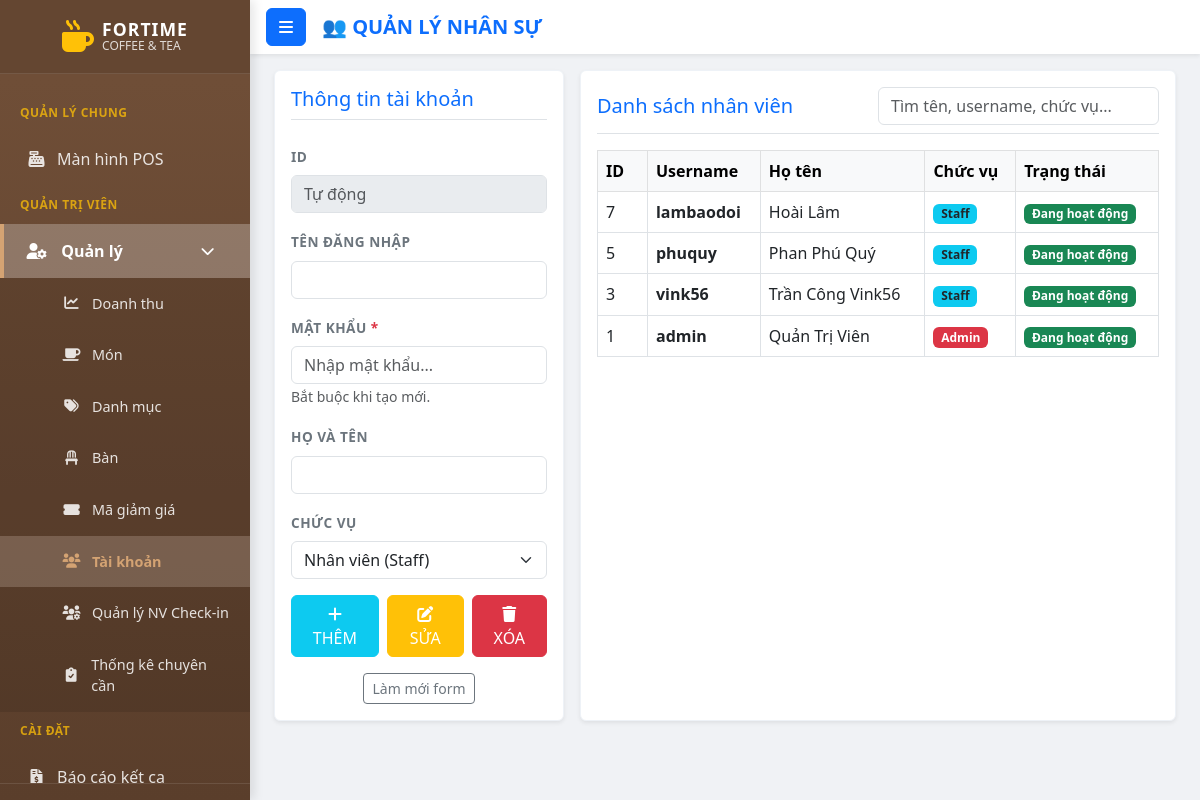
Page /staff (signed in) on the committed database.
### tables this page shows
CREATE TABLE `users` (
  `user_id` int(11) NOT NULL,
  `username` varchar(50) NOT NULL,
  `password_hash` varchar(255) NOT NULL,
  `full_name` varchar(100) NOT NULL,
  `role_id` int(11) NOT NULL,
  `is_deleted` tinyint(1) DEFAULT 0
);

### app/controllers/StaffController.php (called while the page is built, shortened)
<?php
class StaffController extends Controller {
    private $userModel;
    public function __construct() {
        $this->userModel = $this->model('UserModel');
    }
    public function index() {
        $users = $this->userModel->getAllUsers();
        $data = ['users' => $users];
        $this->view('admin/users/user_index', $data);
    }
}

### app/core/App.php (called while the page is built, shortened)
<?php
class App {
    protected $currentMethod = 'login';
    public function __construct() {
        $url = $this->getUrl();
        if (isset($url[0])) {
            $u_name = ucwords($url[0]);
            if (file_exists('../app/controllers/' . $u_name . 'Controller.php')) {
                $this->currentMethod = 'index';
                unset($url[0]);
            }
            elseif (file_exists('../app/controllers/' . $u_name . '.php')) {
                $this->currentController = $u_name;
                $this->currentMethod = 'index';
                unset($url[0]);
            }
        }
        $this->currentController = new $this->currentController;
        $this->params = $url ? array_values($url) : [];
        call_user_func_array([$this->currentController, $this->currentMethod], $this->params);
    }
    public function getUrl() {
        if (isset($_GET['url'])) {
            $url = rtrim($_GET['url'], '/');
            $url = filter_var($url, FILTER_SANITIZE_URL);
            return explode('/', $url);
        }
        return [];
    }
}

### public/index.php (called while the page is built, shortened)
<?php
$init = new App();

### app/core/Database.php (called while the page is built, shortened)
<?php
class Database {
    private $host = DB_HOST;
    private $user = DB_USER;
    private $pass = DB_PASS;
    private $dbname = DB_NAME;
    private $dbh;
    private $stmt;
    public function __construct() {
        $dsn = 'mysql:host=' . $this->host . ';dbname=' . $this->dbname . ';charset=utf8';
        $options = array(
            PDO::ATTR_PERSISTENT => true,
            PDO::ATTR_ERRMODE => PDO::ERRMODE_EXCEPTION
        );
        try {
            $this->dbh = new PDO($dsn, $this->user, $this->pass, $options);
            $this->dbh->exec("SET time_zone = '+07:00'");
        } catch (PDOException $e) {
            $this->error = $e->getMessage();
            die("Lỗi kết nối Cơ sở dữ liệu: " . $this->error);
        }
    }
    public function query($sql) {
        $this->stmt = $this->dbh->prepare($sql);
    }
    public function execute() {
        return $this->stmt->execute();
    }
    public function resultSet() {
        $this->execute();
        return $this->stmt->fetchAll(PDO::FETCH_OBJ);
    }
}

### app/models/UserModel.php (called while the page is built, shortened)
<?php
class UserModel {
    private $db;
    public function __construct() {
        $this->db = new Database();
    }
    public function getAllUsers() {
        $sql = "SELECT u.*, r.role_name
                FROM users u
                JOIN roles r ON u.role_id = r.role_id
                ORDER BY u.is_deleted ASC, u.user_id DESC";
        $this->db->query($sql);
        return $this->db->resultSet();
    }
}

### app/views/admin/users/user_index.php (the view, shortened to what this page needs)
<!DOCTYPE html>
<html lang="vi">
<head>
    <link href="https://cdn.jsdelivr.net/npm/bootstrap@5.3.0/dist/css/bootstrap.min.css" rel="stylesheet">
    <link rel="stylesheet" href="https://cdnjs.cloudflare.com/ajax/libs/font-awesome/6.0.0/css/all.min.css">
    <link rel="stylesheet" href="<?php echo URLROOT; ?>/css/pos.css">
    <link rel="stylesheet" href="<?php echo URLROOT; ?>/css/admin.css">
    <link rel="stylesheet" href="<?php echo URLROOT; ?>/css/sidebar.css">
</head>
<body>
<div class="wrapper">
    <?php require_once APPROOT . '/views/Layouts/sidebar.php'; ?>
    <div id="content">
        <nav class="navbar navbar-expand-lg navbar-light bg-white shadow-sm px-3 mb-3">
            <button type="button" id="sidebarCollapse" class="btn btn-primary">
                <i class="fas fa-bars"></i>
            </button>
            <span class="navbar-brand mb-0 h1 fw-bold text-primary ms-3">👥 QUẢN LÝ NHÂN SỰ</span>
        </nav>
        <div class="container-fluid px-4">
            <div class="row g-3">
                <div class="col-md-4">
                    <div class="card-box shadow-sm p-3 bg-white rounded">
                        <h5 class="text-primary mb-4 border-bottom pb-2">Thông tin tài khoản</h5>
                        <form id="userForm" method="post">
                            <div class="mb-3">
                                <label class="form-label">ID</label>
                                <input type="text" name="user_id" id="user_id" class="form-control bg-light" readonly placeholder="Tự động">
                            </div>
                            <div class="mb-3">
                                <label class="form-label">Tên đăng nhập</label>
                                <input type="text" name="username" id="username" class="form-control" required>
                            </div>
                            <div class="mb-3" id="div-password">
                                <label class="form-label" id="lbl-password">Mật khẩu <span class="text-danger" id="req-pass">*</span></label>
                                <input type="password" name="password" id="password" class="form-control" placeholder="Nhập mật khẩu...">
                                <small class="text-muted" id="pass_hint">Bắt buộc khi tạo mới.</small>
                            </div>
                            <div class="mb-3">
                                <label class="form-label">Họ và tên</label>
                                <input type="text" name="full_name" id="full_name" class="form-control" required>
                            </div>
                            <div class="mb-3">
                                <label class="form-label">Chức vụ</label>
                                <select name="role_id" id="role_id" class="form-select">
                                    <option value="2">Nhân viên (Staff)</option>
                                </select>
                            </div>
                            <div class="d-flex gap-2">
                                <button type="submit" formaction="<?php echo URLROOT; ?>/staff/add" class="btn btn-info text-white flex-grow-1"><i class="fas fa-plus"></i> THÊM</button>
                                <button type="button" id="btnEdit" class="btn btn-warning text-white flex-grow-1"><i class="fas fa-edit"></i> SỬA</button>
                                <button type="button" id="btnDelete" class="btn btn-danger text-white flex-grow-1"><i class="fas fa-trash"></i> XÓA</button>
                            </div>
                            <div class="mt-3 text-center">
                                <button type="button" onclick="resetForm()" class="btn btn-sm btn-outline-secondary">Làm mới form</button>
                            </div>
                        </form>
                    </div>
                </div>
<div class="col-md-8">
    <div class="card-box shadow-sm p-3 bg-white rounded">
        <div class="d-flex justify-content-between align-items-center mb-3 border-bottom pb-2">
            <h5 class="text-primary mb-0">Danh sách nhân viên</h5>
            <input type="text" id="searchStaff" class="form-control w-50" placeholder="Tìm tên, username, chức vụ...">
        </div>
        <div class="table-responsive">
            <table class="table table-bordered table-hover align-middle">
                <thead class="table-light">
                    <tr>
                        <th style="width: 50px;">ID</th>
                        <th>Username</th>
                        <th>Họ tên</th>
                        <th>Chức vụ</th>
                        <th>Trạng thái</th>
                    </tr>
                </thead>
                <tbody id="staffTableBody">
                    <?php if (!empty($data['users'])): ?>
                        <?php foreach($data['users'] as $user): ?>
                        <tr class="table-row <?php echo ($user->is_deleted == 1) ? 'table-secondary text-muted' : ''; ?>"
                            onclick='<?php echo ($user->is_deleted == 0) ? 'selectUser(this, ' . htmlspecialchars(json_encode($user), ENT_QUOTES, 'UTF-8') . ')' : ''; ?>'>
                            <td><?php echo $user->user_id; ?></td>
                            <td class="fw-bold">
                                <?php echo htmlspecialchars($user->username); ?>
                            </td>
                            <td><?php echo htmlspecialchars($user->full_name); ?></td>
                            <td>
                                <?php if($user->role_id == 1): ?>
                                    <span class="badge bg-danger">Admin</span>
                                <?php else: ?>
                                    <span class="badge bg-info text-dark">Staff</span>
                                <?php endif; ?>
                            </td>
                            <td>
                                <?php if($user->is_deleted == 1): ?>
                                    <span class="badge bg-secondary me-2">Thùng rác</span>
                                    <a href="<?php echo URLROOT; ?>/staff/restore/<?php echo $user->user_id; ?>"
                                       class="btn btn-sm btn-success fw-bold btn-restore py-0"
                                       title="Khôi phục tài khoản"
                                       onclick="event.stopPropagation();">
                                        <i class="fas fa-trash-restore"></i>
                                    </a>
                                <?php else: ?>
                                    <span class="badge bg-success">Đang hoạt động</span>
                                <?php endif; ?>
                            </td>
                        </tr>
                        <?php endforeach; ?>
                    <?php else: ?>
                        <tr>
                            <td colspan="5" class="text-center py-4 text-muted">Chưa có nhân viên nào.</td>
                        </tr>
                    <?php endif; ?>
                </tbody>
            </table>
        </div>
    </div>
</div>
            </div>
        </div>
    </div>
</div>
</body>
</html>

### public/css/pos.css (style rules this page uses)
:root { --primary-color: #4e73df; --primary-dark: #224abe; --bg-gray: #f3f4f6; --sidebar-width: 250px; }
body, html { height: 100%; margin: 0; font-family: 'Segoe UI', Tahoma, Geneva, Verdana, sans-serif; background-color: var(--bg-gray); overflow: hidden; }
.wrapper { display: flex; width: 100%; height: 100vh; }

### public/css/admin.css (style rules this page uses)
:root { --primary-color: #4e73df; --primary-dark: #224abe; --sidebar-width: 250px; --bg-light: #f8f9fc; }
body { font-family: 'Segoe UI', Tahoma, Geneva, Verdana, sans-serif; background-color: #f0f2f5; margin: 0; }
.wrapper { display: flex; width: 100%; align-items: stretch; min-height: 100vh; }
#content { width: 100%; min-height: 100vh; transition: all 0.3s; display: flex; flex-direction: column; }
.card-box { background: #fff; border-radius: 8px; box-shadow: 0 2px 10px rgba(0,0,0,0.05); padding: 25px; height: 100%; border: 1px solid #eef2f7; }
.table-row { cursor: pointer; transition: all 0.2s; vertical-align: middle; }
.form-label { font-weight: 600; font-size: 0.85rem; color: #6c757d; text-transform: uppercase; letter-spacing: 0.5px; }
input[readonly] { background-color: #e9ecef !important; cursor: not-allowed; }

### public/css/sidebar.css (style rules this page uses)
:root { --sidebar-width: 250px; --sidebar-bg: linear-gradient(180deg, #6f4e37 10%, #5a3e2b 100%); --sidebar-text: #fff; --sidebar-active-bg: rgba(255, 255, 255, 0.25); --sidebar-hover-bg: rgba(255, 255, 255, 0.15); --sidebar-border-active: #d4a373; }

### rows in the picture
users: user_id "7", username "lambaodoi", full_name "Hoài Lâm", shows "Staff", is_deleted "Đang hoạt động"
users: user_id "5", username "phuquy", full_name "Phan Phú Quý", shows "Staff", is_deleted "Đang hoạt động"
users: user_id "3", username "vink56", full_name "Trần Công Vink56", shows "Staff", is_deleted "Đang hoạt động"
users: user_id "1", username "admin", full_name "Quản Trị Viên", shows "Admin", is_deleted "Đang hoạt động"
